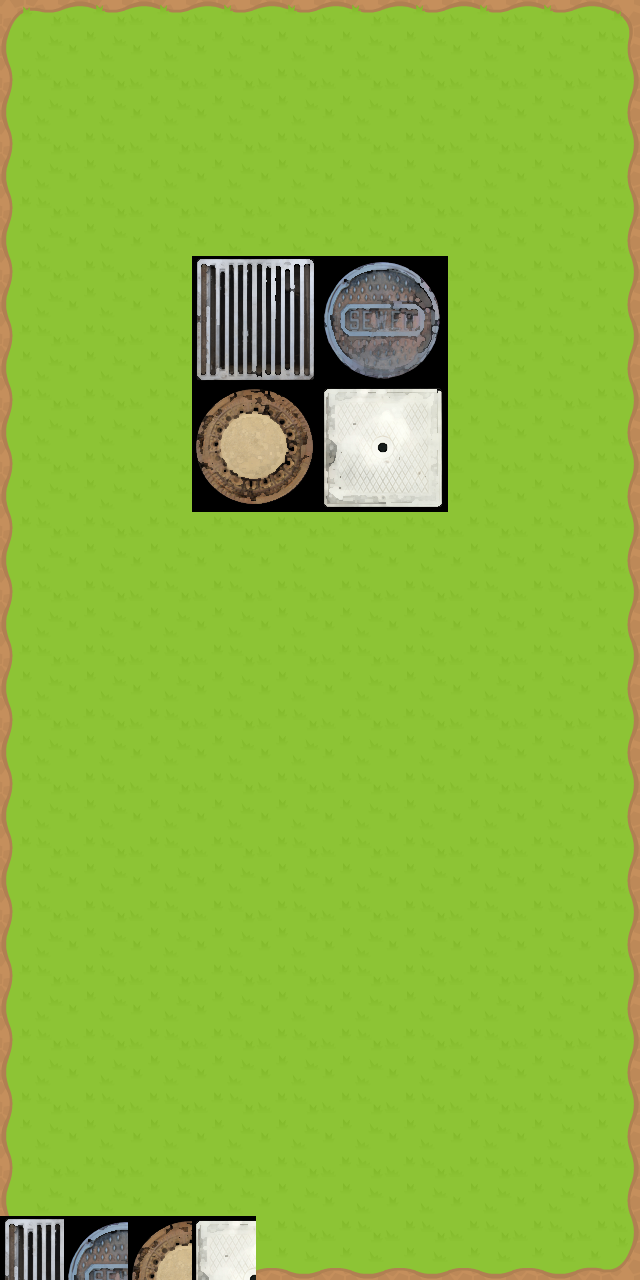

Below is a game level as drawn by its tile map, then a one-line description and the .tmx file that defines it, in full:
An orthogonal 10x20 tile map with 64x64 px tiles, 1 tile layer (Tile Layer 1), 2 tilesets.

<map version="1.0" tiledversion="1.1.2" orientation="orthogonal" renderorder="left-up" width="10" height="20" tilewidth="64" tileheight="64" infinite="0" nextobjectid="1">
 <tileset firstgid="1" name="b" tilewidth="64" tileheight="64" tilecount="9" columns="3">
  <tile id="0">
   <image width="64" height="64" source="assets/rpgTile000.png" />
  </tile>
  <tile id="1">
   <image width="64" height="64" source="assets/rpgTile001.png" />
  </tile>
  <tile id="2">
   <image width="64" height="64" source="assets/rpgTile002.png" />
  </tile>
  <tile id="3">
   <image width="64" height="64" source="assets/rpgTile018.png" />
  </tile>
  <tile id="4">
   <image width="64" height="64" source="assets/rpgTile019.png" />
  </tile>
  <tile id="5">
   <image width="64" height="64" source="assets/rpgTile020.png" />
  </tile>
  <tile id="6">
   <image width="64" height="64" source="assets/rpgTile036.png" />
  </tile>
  <tile id="7">
   <image width="64" height="64" source="assets/rpgTile037.png" />
  </tile>
  <tile id="8">
   <image width="64" height="64" source="assets/rpgTile038.png" />
  </tile>
 </tileset>
 <tileset firstgid="10" name="tilemap128" tilewidth="64" tileheight="64" tilecount="16" columns="4">
  <image source="assets/tilemap128.png" width="256" height="256" />
 </tileset>
 <layer name="Tile Layer 1" width="10" height="20">
  <data encoding="csv">
1,2,2,2,2,2,2,2,2,3,
4,5,5,5,5,5,5,5,5,6,
4,5,5,5,5,5,5,5,5,6,
4,5,5,5,5,5,5,5,5,6,
4,5,5,10,11,12,13,5,5,6,
4,5,5,14,15,16,17,5,5,6,
4,5,5,18,19,20,21,5,5,6,
4,5,5,22,23,24,25,5,5,6,
4,5,5,5,5,5,5,5,5,6,
4,5,5,5,5,5,5,5,5,6,
4,5,5,5,5,5,5,5,5,6,
4,5,5,5,5,5,5,5,5,6,
4,5,5,5,5,5,5,5,5,6,
4,5,5,5,5,5,5,5,5,6,
4,5,5,5,5,5,5,5,5,6,
4,5,5,5,5,5,5,5,5,6,
4,5,5,5,5,5,5,5,5,6,
4,5,5,5,5,5,5,5,5,6,
4,5,5,5,5,5,5,5,5,6,
10,12,18,20,8,8,8,8,8,9
</data>
 </layer>
</map>
